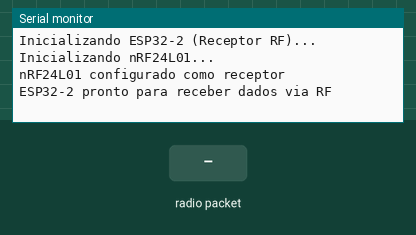
This sketch was run on a simulated ESP32. Shown: the last lines printed to the serial monitor. The test bench sets the inputs (shaded band). Storage starts empty; no radio packets arrive unless stated.

Above: at 1.2 s.
1.3 s: radio packet "1" arrives
At 2.6 s:
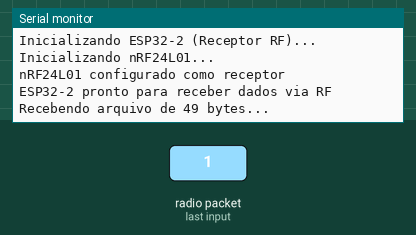
At 6.9 s:
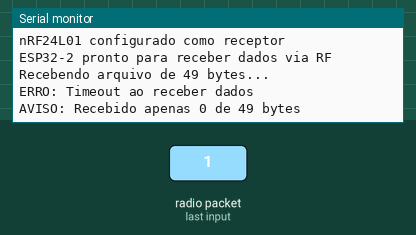

Measured:
- after the input at 1.3 s, the serial monitor: prints a new line at once (image 1)

The sketch:

RFAI.ino
```cpp
#include <Arduino.h>
#include "SPIFFS.h"
#include "config.h"
#include "rf_handler.h"

void setup() {
  Serial.begin(115200);

  Serial.println("Inicializando ESP32-2 (Receptor RF)...");

  if (!SPIFFS.begin(true)) {
    Serial.println("ERRO: Falha ao montar SPIFFS");
    return;
  }

  initRF();

  Serial.println("ESP32-2 pronto para receber dados via RF");
}

void loop() {
  receiveDataViaRF();
  delay(10);
}
```

rf_handler.h
```cpp
#ifndef RF_HANDLER_H
#define RF_HANDLER_H

#include <Arduino.h>
#include "config.h"

void initRF();
void receiveDataViaRF();

#endif
```

rf_handler.ino
```cpp
#include "rf_handler.h"
#include <SPI.h>
#include <nRF24L01.h>
#include <RF24.h>
#include "SPIFFS.h"

RF24 radio(RF_CE_PIN, RF_CSN_PIN);

// Endereço do pipe (deve ser o mesmo no transmissor e receptor)
const byte address[6] = "00001";

void initRF() {
  Serial.println("Inicializando nRF24L01...");

  if (!radio.begin()) {
    Serial.println("ERRO: Falha ao inicializar nRF24L01!");
    return;
  }

  radio.openReadingPipe(0, address);
  radio.setPALevel(RF24_PA_MIN);
  radio.setDataRate(RF24_250KBPS);
  radio.setChannel(76);
  radio.startListening();

  Serial.println("nRF24L01 configurado como receptor");
}

void receiveDataViaRF() {
  if (!radio.available()) {
    return;
  }

  // Receber tamanho do arquivo primeiro
  uint32_t fileSize = 0;
  uint8_t sizeBuffer[sizeof(uint32_t)];

  if (radio.read(sizeBuffer, sizeof(uint32_t))) {
    memcpy(&fileSize, sizeBuffer, sizeof(uint32_t));
    Serial.printf("Recebendo arquivo de %d bytes...\n", fileSize);

    // Remover arquivo anterior se existir
    if (SPIFFS.exists("/received.wav")) {
      SPIFFS.remove("/received.wav");
    }

    File audioFile = SPIFFS.open("/received.wav", FILE_WRITE);
    if (!audioFile) {
      Serial.println("ERRO: Nao foi possivel criar arquivo para receber dados");
      return;
    }

    uint8_t buffer[32];
    size_t totalReceived = 0;
    unsigned long lastReceiveTime = millis();
    const unsigned long timeout = 5000; // 5 segundos de timeout

    while (totalReceived < fileSize) {
      if (radio.available()) {
        size_t bytesRead = radio.getPayloadSize();
        if (bytesRead > sizeof(buffer)) {
          bytesRead = sizeof(buffer);
        }

        if (radio.read(buffer, bytesRead)) {
          size_t bytesToWrite = (totalReceived + bytesRead <= fileSize) ? bytesRead : (fileSize - totalReceived);
          size_t bytesWritten = audioFile.write(buffer, bytesToWrite);
          totalReceived += bytesWritten;
          lastReceiveTime = millis();

          if (totalReceived % 1024 == 0 || totalReceived == fileSize) {
            Serial.printf("Recebidos %d/%d bytes...\n", totalReceived, fileSize);
          }
        }
      } else {
        // Timeout se não receber dados por muito tempo
        if (millis() - lastReceiveTime > timeout) {
          Serial.println("ERRO: Timeout ao receber dados");
          break;
        }
        delay(5);
      }
    }

    audioFile.close();

    if (totalReceived == fileSize) {
      Serial.printf("Arquivo recebido com sucesso: %d bytes salvos em /received.wav\n", totalReceived);
    } else {
      Serial.printf("AVISO: Recebido apenas %d de %d bytes\n", totalReceived, fileSize);
    }
  }
}
```

config.h
```cpp
#ifndef CONFIG_H
#define CONFIG_H

// nRF24L01 pins
#define RF_CE_PIN 4
#define RF_CSN_PIN 5

#endif
```
